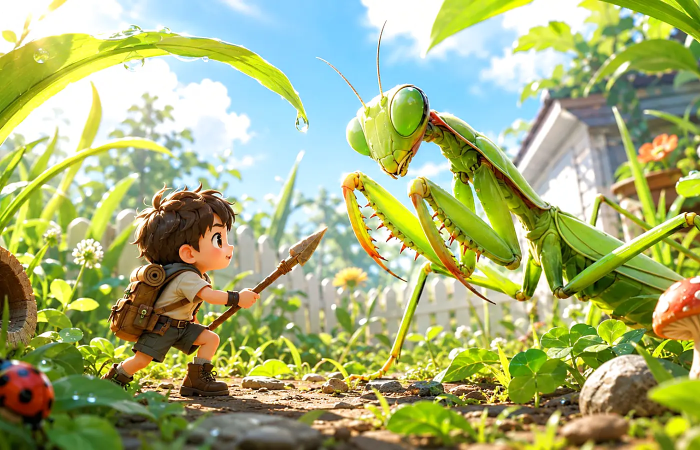
#> input picture assets/insect-main-v2.webp, 1400 x 900 px (shown at 1/2 size)
$ python -i prepare_card_art.py   (imports and definitions only)
#> lines starting #> are read from the running program, lines starting #| are printed output that depends on the picture
#> further down, picture is the input picture: PIL image 1400x900 RGB; mean R, G, B 166.3, 176.6, 120.5
"""도감 카드 그림 준비 도구.
공개 도메인/CC0 이미지를 받아 카드 규격(4:3, 512x384)으로 자르고, 도감 전체가 한 화면처럼 보이도록
색감을 살짝 보정한다 (채도 낮춤 + 따뜻한 색조 + 가장자리 어둡게). 원본은 건드리지 않는다.

사용:  python3 tools/prepare_card_art.py 원본폴더 목록.csv 출력폴더
목록.csv 열: card_id,file,credit,license   (license 예: Public Domain / CC0 / CC BY 4.0)
결과: 출력폴더/<card_id>.png 와 CardArt.snippet.luau (에셋 ID는 업로드 후 채운다)
"""
import csv, sys, os
from PIL import Image, ImageEnhance, ImageOps, ImageDraw, ImageFilter

W, H = 512, 384

def grade(img):
    img = ImageOps.fit(img.convert("RGB"), (W, H), method=Image.LANCZOS, centering=(0.5, 0.45))
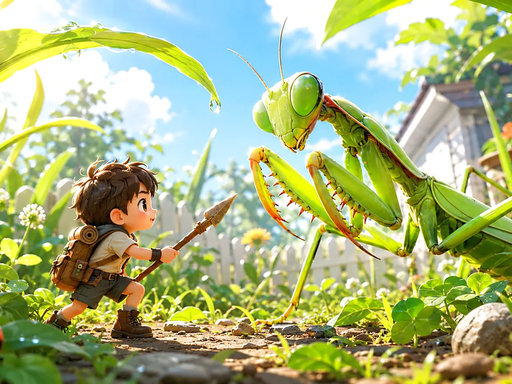
#> img: PIL image 512x384 RGB; mean R, G, B 168.1, 179.9, 128.7
    img = ImageEnhance.Color(img).enhance(0.88)
    img = ImageEnhance.Contrast(img).enhance(1.06)
    warm = Image.new("RGB", img.size, (255, 238, 205))
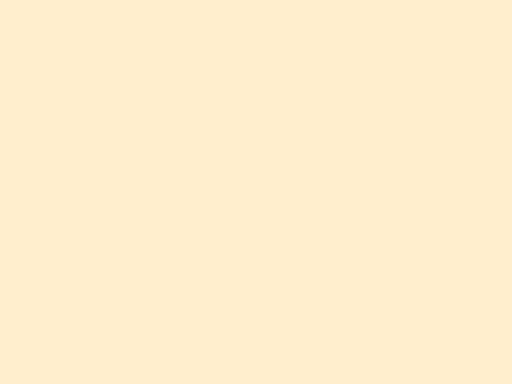
#> warm: PIL image 512x384 RGB; mean R, G, B 255, 238, 205
    img = Image.blend(img, ImageChops_multiply(img, warm), 0.35)
#> in ImageChops_multiply, `return ImageChops.multiply(a, b)`:
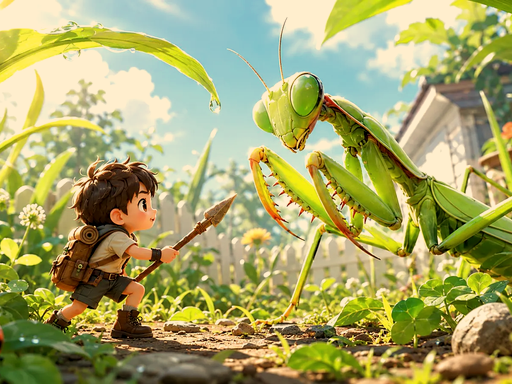
#> returned value: PIL image 512x384 RGB; mean R, G, B 167, 165.7, 104.4
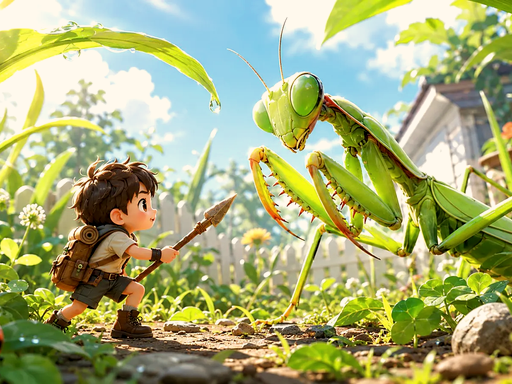
#> img: PIL image 512x384 RGB; mean R, G, B 167, 173.3, 120.8
    # 비네팅
    mask = Image.new("L", img.size, 0)
#> mask: PIL image 512x384 L; every value is 0
    d = ImageDraw.Draw(mask)
    d.ellipse((-W * 0.25, -H * 0.25, W * 1.25, H * 1.25), fill=255)
    mask = mask.filter(ImageFilter.GaussianBlur(70))
#> mask: PIL image 512x384 L; every value is 255
    dark = Image.new("RGB", img.size, (20, 16, 12))
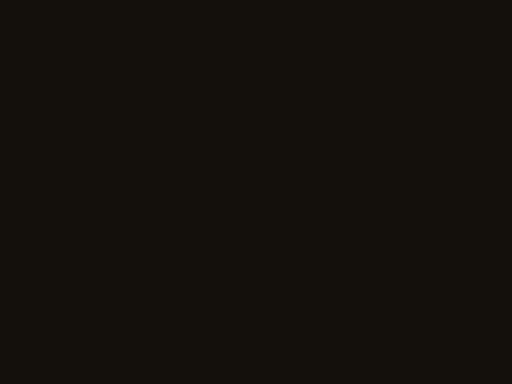
#> dark: PIL image 512x384 RGB; mean R, G, B 20, 16, 12
    return Image.composite(img, dark, mask.point(lambda v: 150 + v * 105 // 255))

def ImageChops_multiply(a, b):
    from PIL import ImageChops
    return ImageChops.multiply(a, b)

def main(src, table, out):
    os.makedirs(out, exist_ok=True)
    lines = ["-- 업로드 후 image의 0을 실제 에셋 ID로 바꾼다.\n"]
    with open(table, encoding="utf-8") as f:
        for row in csv.DictReader(f):
            img = grade(Image.open(os.path.join(src, row["file"])))
            img.save(os.path.join(out, row["card_id"] + ".png"))
            lines.append('\t%s = { image = "rbxassetid://0", credit = "%s", license = "%s" },\n' % (row["card_id"], row["credit"].replace('"', "'"), row["license"]))
            print("ok", row["card_id"])
    open(os.path.join(out, "CardArt.snippet.luau"), "w", encoding="utf-8").write("".join(lines))

# [2 lines not run here, left out]

>>> from PIL import Image
>>> picture = Image.open('../../../assets/insect-main-v2.webp')
>>> result = grade(picture)
